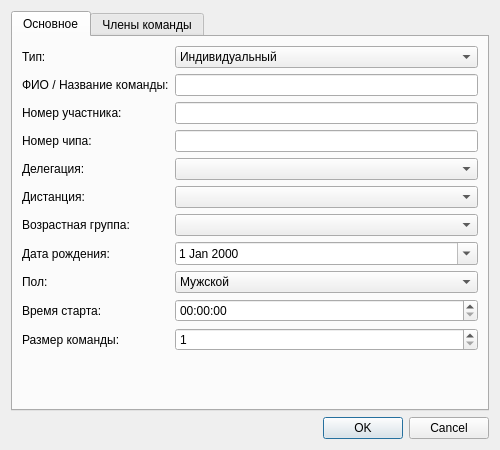
<?xml version="1.0" encoding="UTF-8"?>
<ui version="4.0">
 <class>PersonEditDialog</class>
 <widget class="QDialog" name="PersonEditDialog">
  <property name="geometry">
   <rect>
    <x>0</x>
    <y>0</y>
    <width>500</width>
    <height>450</height>
   </rect>
  </property>
  <property name="windowTitle">
   <string>Участник</string>
  </property>
  <layout class="QVBoxLayout" name="verticalLayout">
   <item>
    <widget class="QTabWidget" name="tabWidget">
     <property name="currentIndex">
      <number>0</number>
     </property>
     <widget class="QWidget" name="tabMain">
      <attribute name="title">
       <string>Основное</string>
      </attribute>
      <layout class="QFormLayout" name="formLayout">
       <item row="0" column="0">
        <widget class="QLabel" name="labelType">
         <property name="text">
          <string>Тип:</string>
         </property>
        </widget>
       </item>
       <item row="0" column="1">
        <widget class="QComboBox" name="comboType">
         <item>
          <property name="text">
           <string>Индивидуальный</string>
          </property>
         </item>
         <item>
          <property name="text">
           <string>Команда</string>
          </property>
         </item>
        </widget>
       </item>
       <item row="1" column="0">
        <widget class="QLabel" name="labelName">
         <property name="text">
          <string>ФИО / Название команды:</string>
         </property>
        </widget>
       </item>
       <item row="1" column="1">
        <widget class="QLineEdit" name="editName"/>
       </item>
       <item row="2" column="0">
        <widget class="QLabel" name="labelBib">
         <property name="text">
          <string>Номер участника:</string>
         </property>
        </widget>
       </item>
       <item row="2" column="1">
        <widget class="QLineEdit" name="editBib"/>
       </item>
       <item row="3" column="0">
        <widget class="QLabel" name="labelChip">
         <property name="text">
          <string>Номер чипа:</string>
         </property>
        </widget>
       </item>
       <item row="3" column="1">
        <widget class="QLineEdit" name="editChip"/>
       </item>
       <item row="4" column="0">
        <widget class="QLabel" name="labelDelegation">
         <property name="text">
          <string>Делегация:</string>
         </property>
        </widget>
       </item>
       <item row="4" column="1">
        <widget class="QComboBox" name="comboDelegation"/>
       </item>
       <item row="5" column="0">
        <widget class="QLabel" name="labelDistance">
         <property name="text">
          <string>Дистанция:</string>
         </property>
        </widget>
       </item>
       <item row="5" column="1">
        <widget class="QComboBox" name="comboDistance"/>
       </item>
       <item row="6" column="0">
        <widget class="QLabel" name="labelAgeGroup">
         <property name="text">
          <string>Возрастная группа:</string>
         </property>
        </widget>
       </item>
       <item row="6" column="1">
        <widget class="QComboBox" name="comboAgeGroup"/>
       </item>
       <item row="7" column="0">
        <widget class="QLabel" name="labelBirthDate">
         <property name="text">
          <string>Дата рождения:</string>
         </property>
        </widget>
       </item>
       <item row="7" column="1">
        <widget class="QDateEdit" name="editBirthDate">
         <property name="calendarPopup">
          <bool>true</bool>
         </property>
        </widget>
       </item>
       <item row="8" column="0">
        <widget class="QLabel" name="labelGender">
         <property name="text">
          <string>Пол:</string>
         </property>
        </widget>
       </item>
       <item row="8" column="1">
        <widget class="QComboBox" name="comboGender">
         <item>
          <property name="text">
           <string>Мужской</string>
          </property>
         </item>
         <item>
          <property name="text">
           <string>Женский</string>
          </property>
         </item>
        </widget>
       </item>
       <item row="9" column="0">
        <widget class="QLabel" name="labelStartTime">
         <property name="text">
          <string>Время старта:</string>
         </property>
        </widget>
       </item>
       <item row="9" column="1">
        <widget class="QTimeEdit" name="editStartTime"/>
       </item>
       <item row="10" column="0">
        <widget class="QLabel" name="labelTeamSize">
         <property name="text">
          <string>Размер команды:</string>
         </property>
        </widget>
       </item>
       <item row="10" column="1">
        <widget class="QSpinBox" name="spinTeamSize">
         <property name="minimum">
          <number>1</number>
         </property>
         <property name="maximum">
          <number>10</number>
         </property>
         <property name="value">
          <number>1</number>
         </property>
        </widget>
       </item>
      </layout>
     </widget>
     <widget class="QWidget" name="tabTeam">
      <attribute name="title">
       <string>Члены команды</string>
      </attribute>
      <layout class="QVBoxLayout" name="verticalLayout_2">
       <item>
        <widget class="QTableView" name="tableViewMembers">
         <property name="editTriggers">
          <set>QAbstractItemView::DoubleClicked|QAbstractItemView::EditKeyPressed</set>
         </property>
         <property name="selectionMode">
          <enum>QAbstractItemView::SingleSelection</enum>
         </property>
         <property name="selectionBehavior">
          <enum>QAbstractItemView::SelectRows</enum>
         </property>
        </widget>
       </item>
       <item>
        <layout class="QHBoxLayout" name="horizontalLayout">
         <item>
          <widget class="QPushButton" name="btnAddMember">
           <property name="text">
            <string>Добавить</string>
           </property>
          </widget>
         </item>
         <item>
          <widget class="QPushButton" name="btnRemoveMember">
           <property name="text">
            <string>Удалить</string>
           </property>
          </widget>
         </item>
         <item>
          <spacer name="horizontalSpacer">
           <property name="orientation">
            <enum>Qt::Horizontal</enum>
           </property>
           <property name="sizeHint" stdset="0">
            <size>
             <width>40</width>
             <height>20</height>
            </size>
           </property>
          </spacer>
         </item>
        </layout>
       </item>
      </layout>
     </widget>
    </widget>
   </item>
   <item>
    <widget class="QDialogButtonBox" name="buttonBox">
     <property name="orientation">
      <enum>Qt::Horizontal</enum>
     </property>
     <property name="standardButtons">
      <set>QDialogButtonBox::Cancel|QDialogButtonBox::Ok</set>
     </property>
    </widget>
   </item>
  </layout>
 </widget>
 <resources/>
 <connections>
  <connection>
   <sender>buttonBox</sender>
   <signal>accepted()</signal>
   <receiver>PersonEditDialog</receiver>
   <slot>accept()</slot>
  </connection>
  <connection>
   <sender>buttonBox</sender>
   <signal>rejected()</signal>
   <receiver>PersonEditDialog</receiver>
   <slot>reject()</slot>
  </connection>
 </connections>
</ui>
